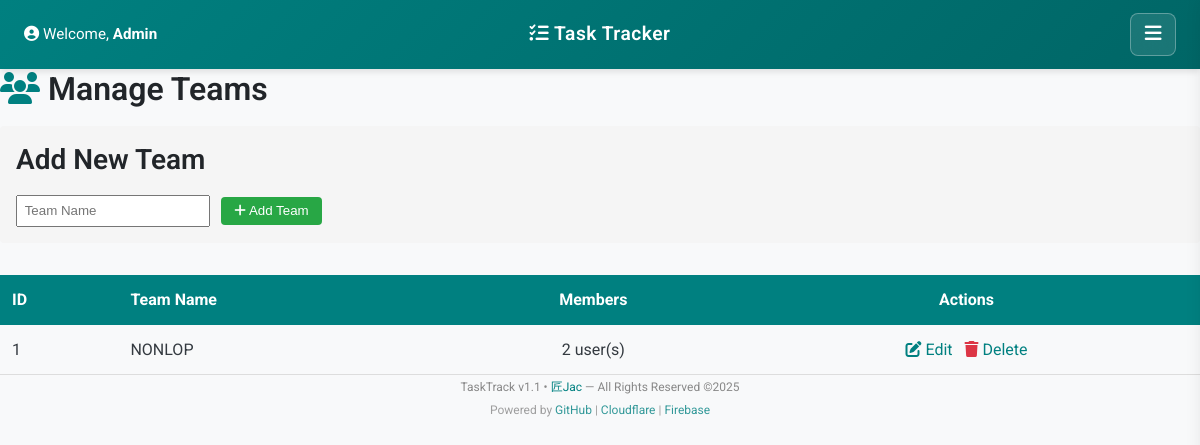
The app's page /teammgt.php (signed in) with its own data.
### tables this page shows
CREATE TABLE `teams` (
  `id` int(11) NOT NULL,
  `name` varchar(64) NOT NULL
);

### teammgt.php (the view, shortened to what this page needs)
<?php
include 'head.php';
include 'db.php';
$teams = [];
$res = $conn->query('SELECT t.*, COUNT(u.id) as user_count FROM teams t LEFT JOIN users u ON t.id = u.team_id GROUP BY t.id ORDER BY t.name');
while ($row = $res->fetch_assoc()) {
    $teams[] = $row;
}
?>
<div class="container">
    <h2><i class="fa fa-users" style="color:#008080"></i> Manage Teams</h2>
    <form method="post" action="?action=add" style="margin-bottom: 2em; padding: 1em; background: #f5f5f5; border-radius: 4px;">
        <h3>Add New Team</h3>
        <input type="text" name="name" placeholder="Team Name" required style="padding: 0.5em; margin-right: 0.5em;">
        <button type="submit" style="background: #28a745; color: white; border: none; padding: 0.5em 1em; border-radius: 4px;">
            <i class="fa fa-plus"></i> Add Team
        </button>
    </form>
    <table style="width: 100%; border-collapse: collapse; margin-top: 1em;">
        <thead>
            <tr style="background: #008080; color: #fff;">
                <th style="padding: 0.75em; text-align: left;">ID</th>
                <th style="padding: 0.75em; text-align: left;">Team Name</th>
                <th style="padding: 0.75em; text-align: center;">Members</th>
                <th style="padding: 0.75em; text-align: center;">Actions</th>
            </tr>
        </thead>
        <tbody>
            <?php foreach ($teams as $team): ?>
            <tr style="border-bottom: 1px solid #ddd;">
                <td style="padding: 0.75em;"><?php echo $team['id']; ?></td>
                <td style="padding: 0.75em;"><?php echo htmlspecialchars($team['name']); ?></td>
                <td style="padding: 0.75em; text-align: center;">
                    <?php echo $team['user_count']; ?> user(s)
                </td>
                <td style="padding: 0.75em; text-align: center;">
                    <a href="?action=edit&id=<?php echo $team['id']; ?>" style="margin: 0 0.25em;">
                        <i class="fa fa-edit" style="color: #008080;"></i> Edit
                    </a>
                    <a href="?action=delete&id=<?php echo $team['id']; ?>"
                       onclick="return confirm('Are you sure you want to delete this team? This action cannot be undone.');"
                       style="margin: 0 0.25em;">
                        <i class="fa fa-trash" style="color: #dc3545;"></i> Delete
                    </a>
                </td>
            </tr>
            <?php endforeach; ?>
        </tbody>
    </table>
</div>
<?php include 'foot.php'; ?>

### css/main.css (style rules this page uses)
:root { --teal-50: #f0fdfa; --teal-100: #ccfbf1; --teal-200: #99f6e4; --teal-300: #5eead4; --teal-400: #2dd4bf; --teal-500: #14b8a6; --teal-600: #0d9488; --teal-700: #0f766e; --teal-800: #115e59; --teal-900: #134e4a; --primary: #008080; --primary-dark: #006666; --primary-light: #00a3a3; --success: #28a745; --warning: #ffc107; --danger: #dc3545; --info: #17a2b8; --white: #ffffff; --gray-50: #f8f9fa; --gray-100: #f1f3f5; --gray-200: #e9ecef; --gray-300: #dee2e6; --gray-400: #ced4da; --gray-500: #adb5bd; --gray-600: #6c757d; --gray-700: #495057; --gray-800: #343a40; --gray-900: #212529; --black: #000000; --space-xs: 0.25rem; --space-sm: 0.5rem; --space-md: 1rem; --space-lg: 1.5rem; --space-xl: 2rem; --space-2xl: 3rem; --radius-sm: 0.25rem; --radius-md: 0.375rem; --radius-lg: 0.5rem; --radius-xl: 0.75rem; --shadow-sm: 0 1px 2px 0 rgba(0, 0, 0, 0.05); --shadow-md: 0 4px 6px -1px rgba(0, 0, 0, 0.1); --shadow-lg: 0 10px 15px -3px rgba(0, 0, 0, 0.1); }
* { margin: 0; padding: 0; box-sizing: border-box; }
html { font-size: 16px; scroll-behavior: smooth; }
body { font-family: 'Roboto', sans-serif; font-weight: 400; line-height: 1.6; color: var(--gray-800); background-color: var(--gray-50); -webkit-font-smoothing: antialiased; -moz-osx-font-smoothing: grayscale; }
h1, h2, h3, h4, h5, h6 { font-weight: 600; line-height: 1.3; margin-bottom: var(--space-md); color: var(--gray-900); }
h2 { font-size: 2rem; }
h3 { font-size: 1.75rem; }
a { color: var(--primary); text-decoration: none; transition: color 0.2s ease; }

### records on screen
teams: id "1", name "NONLOP", user_count "2"

### other values on screen
$username "Admin"
